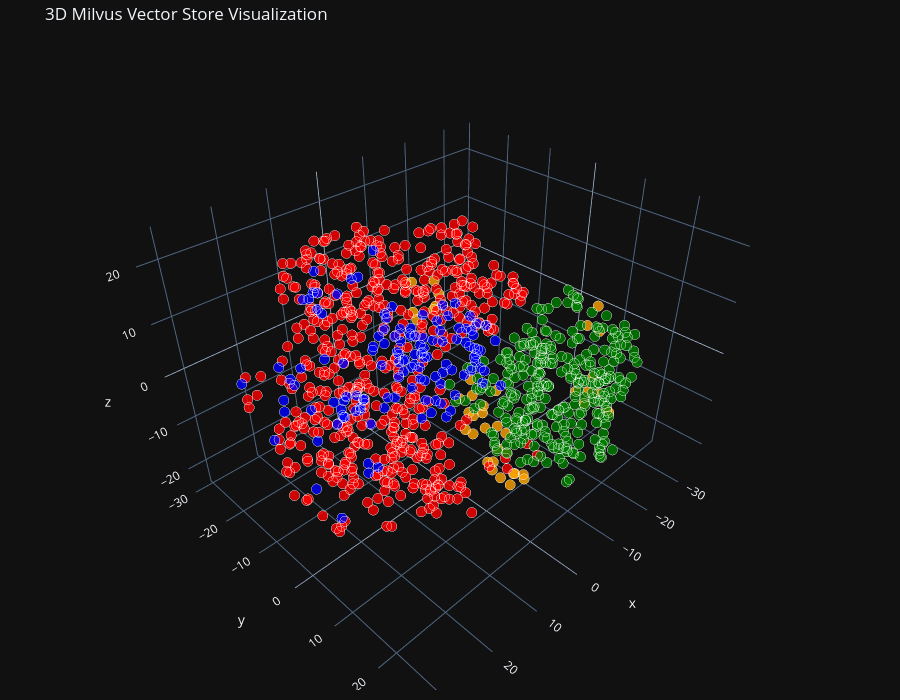

Notebook code cell kept with this figure:
### Code cell
# 3D t-SNE 降维（优化参数，速度快 + 点分散）
tsne = TSNE(
    n_components=3,
    perplexity=40,      # 适配557条数据，分散点
    max_iter=800,       # 充分迭代
    init="random",
    method="barnes_hut",
    random_state=42,
    verbose=1,
    n_jobs=-1
)
reduced_vectors = tsne.fit_transform(np_vectors)

# 🔥 核心：3D坐标抖动，分离重叠点（解决只显示几个点的问题）
np.random.seed(42)
reduced_vectors += np.random.normal(0, 0.6, reduced_vectors.shape)

# 3D散点图（复用你所有变量）
fig = go.Figure(data=[go.Scatter3d(
    x=reduced_vectors[:, 0],
    y=reduced_vectors[:, 1],
    z=reduced_vectors[:, 2],
    mode='markers',
    # 优化样式：白色描边，区分重叠点
    marker=dict(size=6, color=milvus_colors, opacity=0.8, line=dict(width=1, color='white')),
    text=[f"Type: {t}<br>Text: {d[:100]}..." for t, d in zip(milvus_doc_type, milvus_documents)],
    hoverinfo='text'
)])

# 3D布局（保留你的原版配置，无修改）
fig.update_layout(
    title='3D Milvus Vector Store Visualization',
    scene=dict(xaxis_title='x', yaxis_title='y', zaxis_title='z'),
    width=900,
    height=700,
    margin=dict(r=10, b=10, l=10, t=40)
)

fig.show()

### Figure 1 — Plotly figure (JSON) as saved in the notebook; plotly's stock layout.template omitted (floating-point values rounded to 4 significant figures; data arrays with more than 128 entries replaced by an {"elided": "..."} marker saying what was removed)
{"data": [{"hoverinfo": "text", "marker": {"color": {"elided": "970 str values"}, "line": {"color": "white", "width": 1}, "opacity": 0.8, "size": 6}, "mode": "markers", "text": {"elided": "970 str values"}, "x": {"elided": "970 float values"}, "y": {"elided": "970 float values"}, "z": {"elided": "970 float values"}, "type": "scatter3d"}], "layout": {"margin": {"r": 10, "b": 10, "l": 10, "t": 40}, "title": {"text": "3D Milvus Vector Store Visualization"}, "scene": {"xaxis": {"title": {"text": "x"}}, "yaxis": {"title": {"text": "y"}}, "zaxis": {"title": {"text": "z"}}}, "width": 900, "height": 700}}
